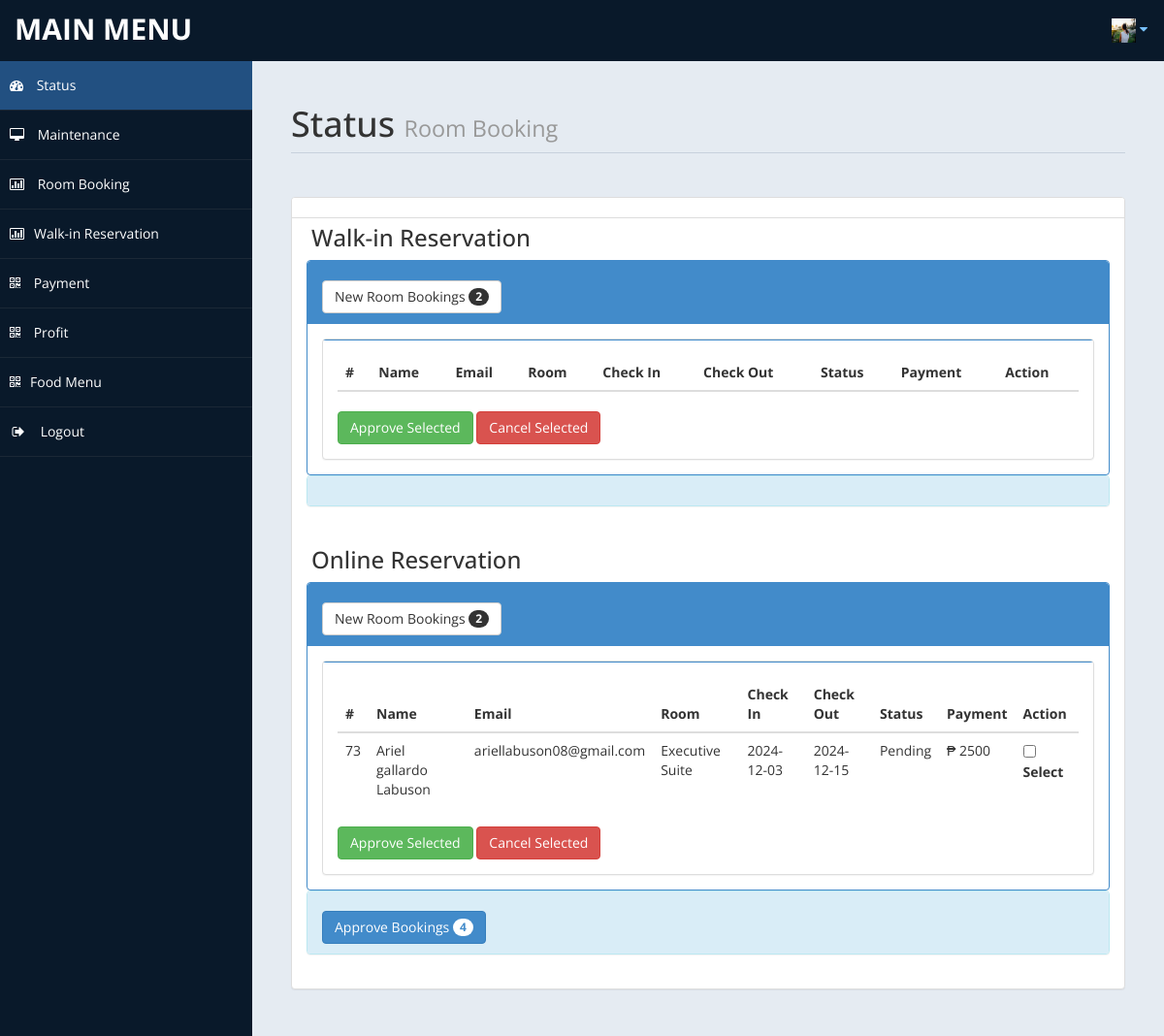
The page /admin/home.php (signed in) on the database its author committed.
### tables this page shows
CREATE TABLE `tblbooking` (
  `ID` int(10) NOT NULL,
  `RoomId` int(5) DEFAULT NULL,
  `BookingNumber` varchar(120) DEFAULT NULL,
  `UserID` int(5) NOT NULL,
  `IDType` varchar(120) DEFAULT NULL,
  `Gender` varchar(50) DEFAULT NULL,
  `Address` mediumtext DEFAULT NULL,
  `CheckinDate` varchar(200) DEFAULT NULL,
  `CheckoutDate` varchar(200) DEFAULT NULL,
  `BookingDate` date DEFAULT current_timestamp(),
  `Remark` varchar(50) DEFAULT NULL,
  `Status` varchar(50) DEFAULT 'Pending',
  `downPay` int(255) NOT NULL,
  `UpdationDate` timestamp NULL DEFAULT NULL ON UPDATE current_timestamp(),
  `extendDate` date DEFAULT NULL,
  `pool` int(60) NOT NULL,
  `food` int(60) NOT NULL
);

CREATE TABLE `tbluser` (
  `ID` int(10) NOT NULL,
  `FullName` varchar(200) DEFAULT NULL,
  `MobileNumber` bigint(10) DEFAULT NULL,
  `Email` varchar(120) DEFAULT NULL,
  `avatar` text DEFAULT NULL,
  `Password` varchar(120) DEFAULT NULL,
  `status` tinyint(1) NOT NULL,
  `privilege` varchar(255) NOT NULL DEFAULT 'unblocked',
  `code` text NOT NULL,
  `RegDate` timestamp NULL DEFAULT current_timestamp()
);

CREATE TABLE `tblroom` (
  `ID` int(10) NOT NULL,
  `RoomType` int(10) DEFAULT NULL,
  `RoomName` varchar(200) DEFAULT NULL,
  `MaxAdult` int(5) DEFAULT NULL,
  `MaxChild` int(5) DEFAULT NULL,
  `RoomDesc` mediumtext DEFAULT NULL,
  `NoofBed` int(5) DEFAULT NULL,
  `Image` varchar(200) DEFAULT NULL,
  `RoomFacility` varchar(200) DEFAULT NULL,
  `CreationDate` timestamp NULL DEFAULT current_timestamp()
);

### admin/home.php (the view, shortened to what this page needs)
<?php
include('db.php');
?>
<!DOCTYPE html>
<html xmlns="http://www.w3.org/1999/xhtml">
<head>
    <link href="assets/css/bootstrap.css" rel="stylesheet" />
    <link href="assets/css/font-awesome.css" rel="stylesheet" />
    <link href="assets/js/morris/morris-0.4.3.min.css" rel="stylesheet" />
    <link href="assets/css/custom-styles.css" rel="stylesheet" />
    <link rel="stylesheet" href="https://cdn.jsdelivr.net/npm/fullcalendar@6.1.8/index.global.min.css">
</head>
<body>
    <div id="wrapper">
        <?php
        include('./navbar.php');
        ?>
        <nav class="navbar-default navbar-side" role="navigation">
            <div class="sidebar-collapse">
                <ul class="nav" id="main-menu">
                    <li>
                        <a class="active-menu" href="home.php"><i class="fa fa-dashboard"></i> Status</a>
                    </li>
                    <li>
                        <a href="messages.php"><i class="fa fa-desktop"></i> Maintenance</a>
                    </li>
                    <li>
                        <a href="roombook.php"><i class="fa fa-bar-chart-o"></i> Room Booking</a>
                    </li>
                    <li>
                        <a href="reservation.php"><i class="fa fa-bar-chart-o"></i>Walk-in Reservation</a>
                    </li>
                    <li>
                        <a href="payment.php"><i class="fa fa-qrcode"></i> Payment</a>
                    </li>
                    <li>
                        <a href="profit.php"><i class="fa fa-qrcode"></i> Profit</a>
                    </li>
                    <li>
                        <a href="food_menu.php"><i class="fa fa-qrcode"></i>Food Menu</a>
                    </li>
                    <li>
                        <a href="logout.php"><i class="fa fa-sign-out fa-fw"></i> Logout</a>
                    </li>
                </ul>
            </div>
        </nav>
        <div id="page-wrapper">
            <div id="page-inner">
                <div class="row">
                    <div class="col-md-12">
                        <h1 class="page-header">
                            Status <small>Room Booking </small>
                        </h1>
                    </div>
                </div>
                <?php
                $sql = "select * from tblbooking";
                $re = mysqli_query($conn, $sql);
                $c = 0;
                while ($row = mysqli_fetch_array($re)) {
                    $new = $row['Status'];
                    if ($new == "Pending") {
                        $c = $c + 1;
                    }
                }
                ?>
                <div class="row">
                    <div class="col-md-12">
                        <div class="panel panel-default">
                            <div class="panel-heading">
                            </div>
                            <h3>Walk-in Reservation</h3>
                            <div class="panel-body">
                                <div class="panel-group" id="accordion">
                                    <div class="panel panel-primary">
                                        <div class="panel-heading">
                                            <h4 class="panel-title">
                                                <a data-toggle="collapse" data-parent="#accordion" href="#collapseTwo">
                                                    <button class="btn btn-default" type="button">
                                                        New Room Bookings <span class="badge"><?php echo $c; ?></span>
                                                    </button>
                                                </a>
                                            </h4>
                                        </div>
                                        <div id="collapseTwo" class="panel-collapse in" style="height: auto;">
                                            <div class="panel-body">
                                                <div class="panel panel-default">
                                                    <div class="panel-body">
                                                        <div class="table-responsive">
                                                            <table class="table">
                                                                <thead>
                                                                    <tr>
                                                                        <th>#</th>
                                                                        <th>Name</th>
                                                                        <th>Email</th>
                                                                        <th>Room</th>
                                                                        <th>Check In</th>
                                                                        <th>Check Out</th>
                                                                        <th>Status</th>
                                                                        <th>Payment</th>
                                                                        <th>Action</th>
                                                                    </tr>
                                                                </thead>
                                                            </table>
                                                            <form method='post' action=''>
                                                                <input type='submit' class='btn btn-success'
                                                                    name='approve_selected' value='Approve Selected'>
                                                                <input type='submit' class='btn btn-danger'
                                                                    name='cancel_selected' value='Cancel Selected'>
                                                            </form>
                                                        </div>
                                                    </div>
                                                </div>
                                            </div>
                                        </div>
                                    </div>
                                    <div class="panel panel-info">
                                        <div class="panel-heading">
                                            <h4 class="panel-title">
                                        </div>
                                    </div>
                                </div>
                            </div>
                            <h3>Online Reservation</h3>
                            <div class="panel-body">
                                <div class="panel-group" id="accordion">
                                    <div class="panel panel-primary">
                                        <div class="panel-heading">
                                            <h4 class="panel-title">
                                                <a data-toggle="collapse" data-parent="#accordion" href="#collapseTwo">
                                                    <button class="btn btn-default" type="button">
                                                        New Room Bookings <span class="badge"><?php echo $c; ?></span>
                                                    </button>
                                                </a>
                                            </h4>
                                        </div>
                                        <div id="collapseTwo" class="panel-collapse in" style="height: auto;">
                                            <div class="panel-body">
                                                <div class="panel panel-default">
                                                    <div class="panel-body">
                                                        <div class="table-responsive">
                                                            <table class="table">
                                                                <thead>
                                                                    <tr>
                                                                        <th>#</th>
                                                                        <th>Name</th>
                                                                        <th>Email</th>
                                                                        <th>Room</th>
                                                                        <th>Check In</th>
                                                                        <th>Check Out</th>
                                                                        <th>Status</th>
                                                                        <th>Payment</th>
                                                                        <th>Action</th>
                                                                    </tr>
                                                                </thead>
                                                                <tbody>
                                                                    <?php
                                                                    $tsql = "SELECT b.ID, u.FullName, u.Email, r.RoomName, b.CheckinDate, b.CheckoutDate, b.Status, b.downPay
                 FROM tblbooking b
                 INNER JOIN tbluser u ON b.UserID = u.ID
                 INNER JOIN tblroom r ON b.RoomId = r.ID
                 WHERE b.Status = 'Pending'";
                                                                    $tre = mysqli_query($conn, $tsql);
                                                                    while ($trow = mysqli_fetch_array($tre)) {
                                                                        echo "<tr>
                    <td>" . $trow['ID'] . "</td>
                    <td>" . $trow['FullName'] . "</td>
                    <td>" . $trow['Email'] . "</td>
                    <td>" . $trow['RoomName'] . "</td>
                    <td>" . $trow['CheckinDate'] . "</td>
                    <td>" . $trow['CheckoutDate'] . "</td>
                    <td>" . $trow['Status'] . "</td>
                    <td>&#8369; " . $trow['downPay'] . "</td>
                    <td>
                        <form method='post' action=''>
                            <input type='hidden' name='booking_id' value='" . $trow['ID'] . "'>
                            <div class='form-check'>
                                <input type='checkbox' class='form-check-input' name='selected_bookings[]' value='" . $trow['ID'] . "'>
                                <label class='form-check-label'>Select</label>
                            </div>
                        </td>
                    </tr>";
                                                                    }
                                                                    ?>
                                                                </tbody>
                                                            </table>
                                                            <form method='post' action=''>
                                                                <input type='submit' class='btn btn-success'
                                                                    name='approve_selected' value='Approve Selected'>
                                                                <input type='submit' class='btn btn-danger'
                                                                    name='cancel_selected' value='Cancel Selected'>
                                                            </form>
                                                        </div>
                                                    </div>
                                                </div>
                                            </div>
                                        </div>
                                    </div>
                                    <?php
                                    $rsql = "SELECT * FROM `tblbooking`";
                                    $rre = mysqli_query($conn, $rsql);
                                    $r = 0;
                                    while ($row = mysqli_fetch_array($rre)) {
                                        $br = $row['Status'];
                                        if ($br == "Approved") {
                                            $r = $r + 1;
                                        }
                                    }
                                    ?>
                                    <div class="panel panel-info">
                                        <div class="panel-heading">
                                            <h4 class="panel-title">
                                                <a data-toggle="collapse" data-parent="#accordion" href="#collapseOne"
                                                    class="collapsed">
                                                    <button class="btn btn-primary" type="button">
                                                        Approve Bookings <span class="badge"><?php echo $r; ?></span>
                                                    </button>
                                                </a>
                                            </h4>
                                        </div>
                                    </div>
                                </div>
                            </div>
                        </div>
                    </div>
</body>
</html>

### admin/navbar.php (shortened to what this page needs)
<?php
$userid = $_SESSION['userid'];
$sqlimg = "SELECT * FROM `login` WHERE `id` = '$userid'";
$queryimg = mysqli_query($conn, $sqlimg);
$fetchimg = mysqli_fetch_array($queryimg);
?>
<nav class="navbar navbar-default top-navbar" role="navigation">
            <div class="navbar-header">
                <a class="navbar-brand" href="home.php">MAIN MENU </a>
            </div>
            <ul class="nav navbar-top-links navbar-right">
                <li class="dropdown">
                    <a class="dropdown-toggle" data-toggle="dropdown" href="#" aria-expanded="false">
                       <?php
                       if($fetchimg['profile_pic'] == ""){
                        ?>
                       <i class="fa fa-user fa-fw"></i> <i class="fa fa-caret-down"></i>
                        <?php
                       }
                       else{
                        ?>
                                            <img src="<?php echo $fetchimg['profile_pic']?>" width="25" height="25" alt=""> <i class="fa fa-caret-down"></i>
                        <?php
                       }
                       ?>
                    </a>
                </li>
            </ul>
        </nav>

### rows shown on the page
tblbooking: ID "73", UserID.FullName "Ariel gallardo Labuson", UserID.Email "ariellabuson08@gmail.com", RoomId.RoomName "Executive Suite", CheckinDate "2024-12-03", CheckoutDate "2024-12-15", Status "Pending", downPay "2500"

### other values the page prints
$c "2"
$r "4"
